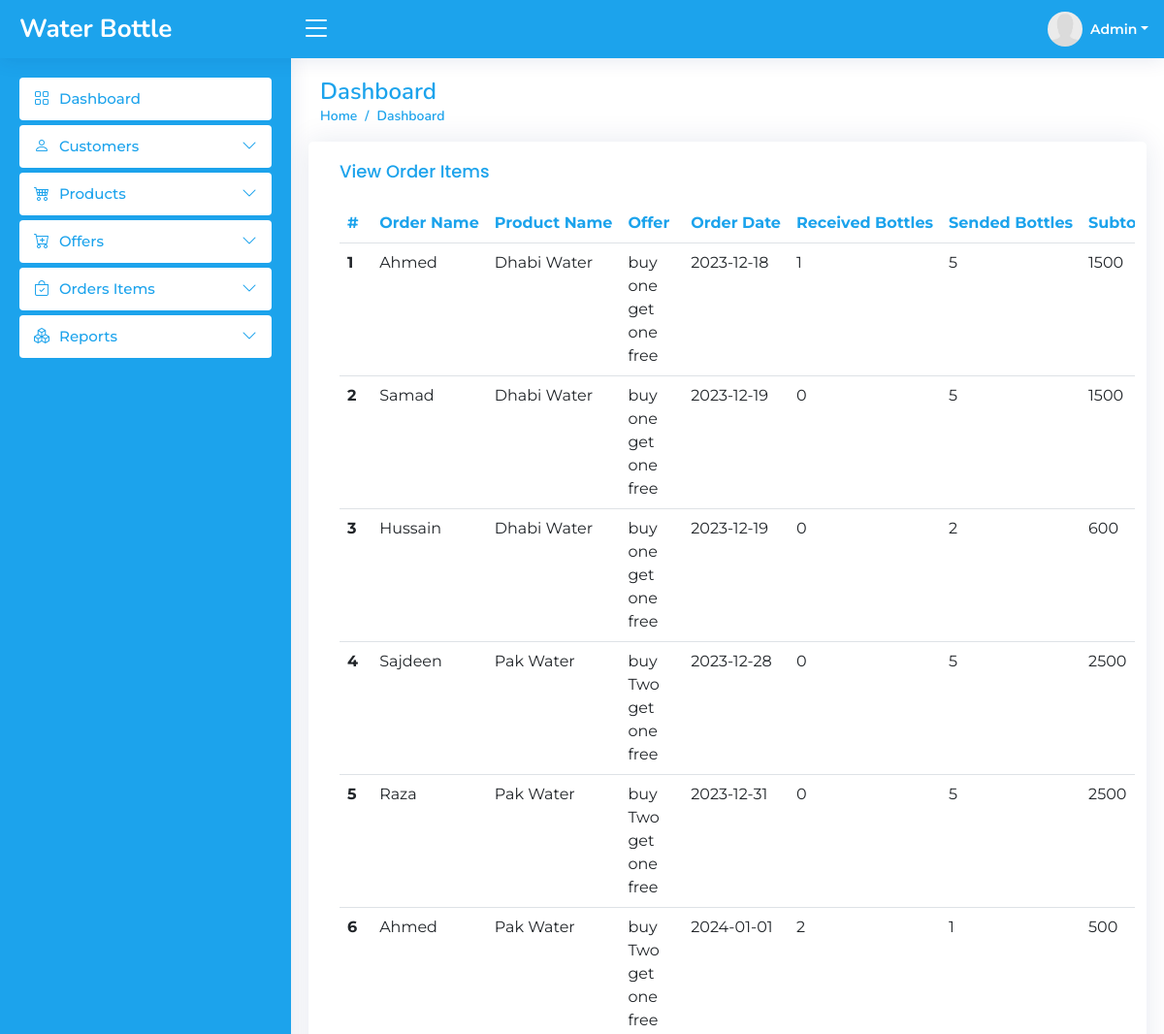
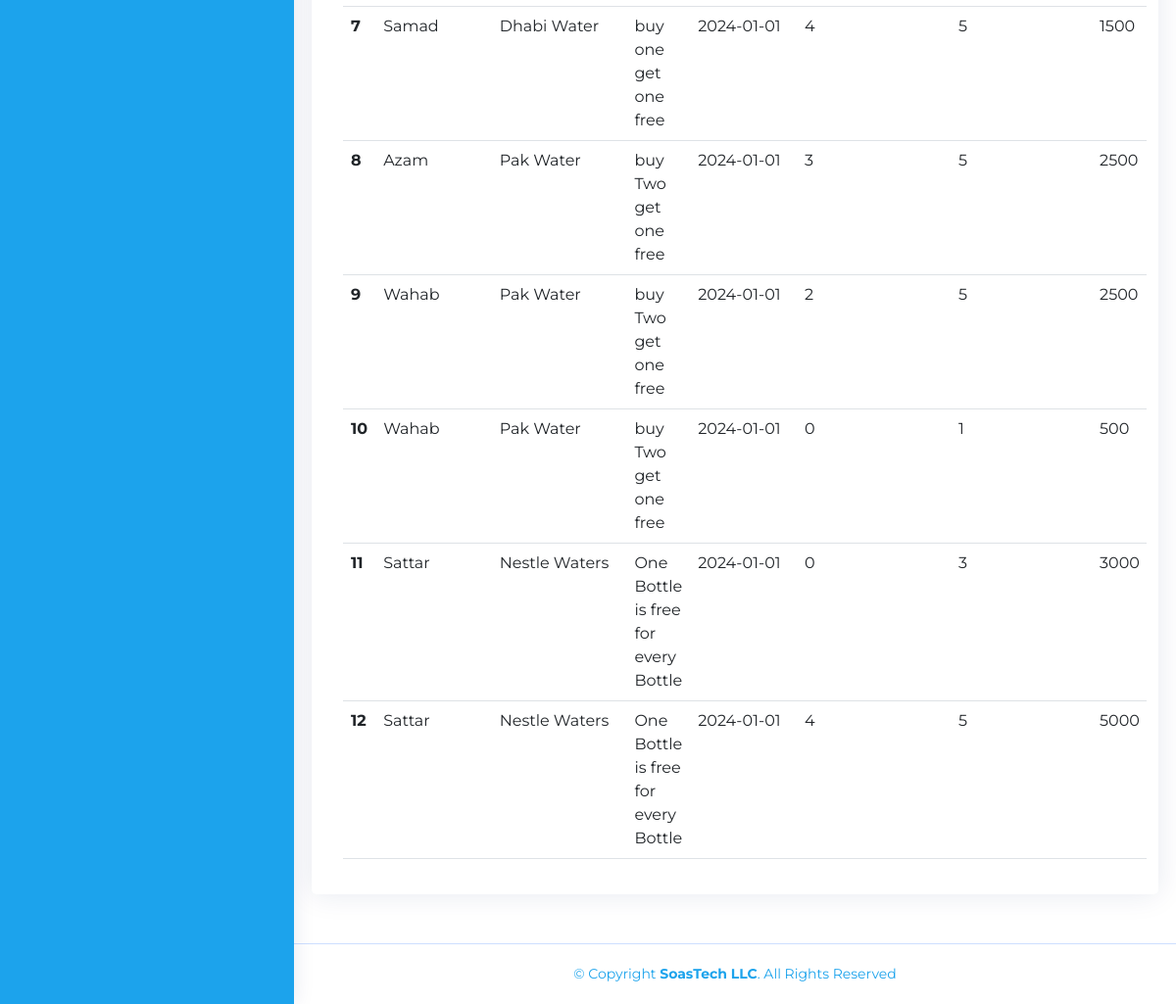
Screenshot of /Dashboard/vieworderitems.php (signed in) with the database file from the repository (2 pictures, top to bottom).
### tables this page shows
CREATE TABLE `order_items` (
  `items_id` int(11) NOT NULL,
  `customer_id` int(11) NOT NULL,
  `product_id` int(11) NOT NULL,
  `offer` varchar(256) DEFAULT NULL,
  `orderdate` date DEFAULT NULL,
  `send_bottles` int(11) NOT NULL,
  `subtotal` int(11) NOT NULL,
  `received_bottles` int(11) NOT NULL
);

CREATE TABLE `customers` (
  `customer_id` int(11) NOT NULL,
  `firstname` varchar(50) NOT NULL,
  `lastname` varchar(50) NOT NULL,
  `email` varchar(50) NOT NULL,
  `phone_number` text NOT NULL,
  `address` varchar(50) NOT NULL,
  `product_id` int(11) DEFAULT NULL
);

CREATE TABLE `products` (
  `id` int(11) NOT NULL,
  `product_name` varchar(50) NOT NULL,
  `description` varchar(100) NOT NULL,
  `price` int(11) NOT NULL,
  `stock_quantity` int(11) NOT NULL
);

### Dashboard/vieworderitems.php (the view, shortened to what this page needs)
<?php
include("../conn.php");
if(isset($_SESSION['admin']))
{
?>
<!DOCTYPE html>
<html lang="en">
<head>
  <link href="assets/vendor/bootstrap/css/bootstrap.min.css" rel="stylesheet">
  <link href="assets/vendor/bootstrap-icons/bootstrap-icons.css" rel="stylesheet">
  <link href="assets/vendor/boxicons/css/boxicons.min.css" rel="stylesheet">
  <link href="assets/vendor/quill/quill.snow.css" rel="stylesheet">
  <link href="assets/vendor/quill/quill.bubble.css" rel="stylesheet">
  <link href="assets/vendor/remixicon/remixicon.css" rel="stylesheet">
  <link href="assets/vendor/simple-datatables/style.css" rel="stylesheet">
  <link href="assets/css/style.css" rel="stylesheet">
</head>
<body>
 <?php
  include('./header.php');
  ?>
  <?php
  include('./sidebar.php');
  ?>
  <main id="main" class="main">
    <div class="pagetitle">
      <h1>Dashboard</h1>
      <nav>
        <ol class="breadcrumb">
          <li class="breadcrumb-item"><a href="index.php">Home</a></li>
          <li class="breadcrumb-item active">Dashboard</li>
        </ol>
      </nav>
    </div>
    <section class="section dashboard">
      <div class="row">
        <div class="col-lg-12">
          <div class="row">
<div class="card">
  <div class="card-body">
    <h5 class="card-title">View Order Items</h5>
    <table class="table table-hover datatable">
      <thead class="samad-dashborad-header">
        <tr>
          <th scope="col">#</th>
          <th scope="col">Order Name</th>
          <th scope="col">Product Name</th>
          <th scope="col">Offer</th>
          <th scope="col">Order Date</th>
          <th scope="col">Received Bottles</th>
          <th scope="col">Sended Bottles</th>
          <th scope="col">Subtotal</th>
        </tr>
      </thead>
      <tbody>
      <?php
        $query = "SELECT order_items.*, customers.lastname AS customer_name, products.product_name
        FROM order_items
        JOIN customers ON customers.customer_id = order_items.customer_id
        JOIN products ON products.id = order_items.product_id";
        $query_run = mysqli_query($conn,$query);
        while($row = mysqli_fetch_assoc($query_run)){
        ?>
       <tr>
          <th scope="row"><?php echo $row['items_id'] ?></th>
          <td><?php echo $row['customer_name'] ?></td>
          <td><?php echo $row['product_name'] ?></td>
          <td><?php echo $row['offer'] ?></td>
          <td><?php echo $row['orderdate'] ?></td>
          <td><?php echo $row['received_bottles'] ?></td>
          <td><?php echo $row['send_bottles'] ?></td>
          <td><?php echo $row['subtotal'] ?></td>
       </tr>
        <?php
        }
       ?>
      </tbody>
    </table>
  </div>
</div>
          </div>
        </div>
      </div>
    </section>
  </main>
  <?php
  include('./footer.php');
  ?>
</body>
</html>
<?php
    }else{
      header("location:../admin.php");
    }
?>

### Dashboard/assets/css/style.css (style rules this page uses)
:root { scroll-behavior: smooth; }
body { font-family: "Montserrat", sans-serif; }
a { color: #1CA3EC; text-decoration: none; }
h1, h2, h3, h4, h5, h6 { font-family: "Nunito", sans-serif; }
#main { margin-top: 60px; padding: 20px 30px; transition: all 0.3s; }
.pagetitle { margin-bottom: 10px; }
.pagetitle h1 { font-size: 24px; margin-bottom: 0; font-weight: 600; color: #1CA3EC; }
.card { margin-bottom: 30px; border: none; border-radius: 5px; box-shadow: 0px 0 30px rgba(1, 41, 112, 0.1); }
.card-title { padding: 20px 0 15px 0; font-size: 18px; font-weight: 500; color: #1CA3EC; font-family: "Poppins", sans-serif; }
.table .samad-dashborad-header th { color: #1CA3EC; text-wrap: nowrap; }
.card-body { padding: 0 20px 20px 20px; width: 100%; overflow-x: auto; }
.breadcrumb { font-size: 14px; font-family: "Nunito", sans-serif; color: #1CA3EC; font-weight: 600; }
.breadcrumb a { color: #1CA3EC; transition: 0.3s; }
.breadcrumb .breadcrumb-item::before { color: #1CA3EC; }
.breadcrumb .active { color: #1CA3EC; font-weight: 600; }
@media (min-width: 1200px) { #main, #footer { margin-left: 300px; } }

### rows the page displays
order_items: items_id "1", customer.lastname "Ahmed", product.product_name "Dhabi Water", offer "buy one get one free", orderdate "2023-12-18", received_bottles "1", send_bottles "5", subtotal "1500"
order_items: items_id "2", customer.lastname "Samad", product.product_name "Dhabi Water", offer "buy one get one free", orderdate "2023-12-19", received_bottles "0", send_bottles "5", subtotal "1500"
order_items: items_id "3", customer.lastname "Hussain", product.product_name "Dhabi Water", offer "buy one get one free", orderdate "2023-12-19", received_bottles "0", send_bottles "2", subtotal "600"
order_items: items_id "4", customer.lastname "Sajdeen", product.product_name "Pak Water", offer "buy Two get one free", orderdate "2023-12-28", received_bottles "0", send_bottles "5", subtotal "2500"
order_items: items_id "5", customer.lastname "Raza", product.product_name "Pak Water", offer "buy Two get one free", orderdate "2023-12-31", received_bottles "0", send_bottles "5", subtotal "2500"
order_items: items_id "6", customer.lastname "Ahmed", product.product_name "Pak Water", offer "buy Two get one free", orderdate "2024-01-01", received_bottles "2", send_bottles "1", subtotal "500"
order_items: items_id "7", customer.lastname "Samad", product.product_name "Dhabi Water", offer "buy one get one free", orderdate "2024-01-01", received_bottles "4", send_bottles "5", subtotal "1500"
order_items: items_id "8", customer.lastname "Azam", product.product_name "Pak Water", offer "buy Two get one free", orderdate "2024-01-01", received_bottles "3", send_bottles "5", subtotal "2500"
order_items: items_id "9", customer.lastname "Wahab", product.product_name "Pak Water", offer "buy Two get one free", orderdate "2024-01-01", received_bottles "2", send_bottles "5", subtotal "2500"
order_items: items_id "10", customer.lastname "Wahab", product.product_name "Pak Water", offer "buy Two get one free", orderdate "2024-01-01", received_bottles "0", send_bottles "1", subtotal "500"
order_items: items_id "11", customer.lastname "Sattar", product.product_name "Nestle Waters", offer "One Bottle is free for every Bottle", orderdate "2024-01-01", received_bottles "0", send_bottles "3", subtotal "3000"
order_items: items_id "12", customer.lastname "Sattar", product.product_name "Nestle Waters", offer "One Bottle is free for every Bottle", orderdate "2024-01-01", received_bottles "4", send_bottles "5", subtotal "5000"
